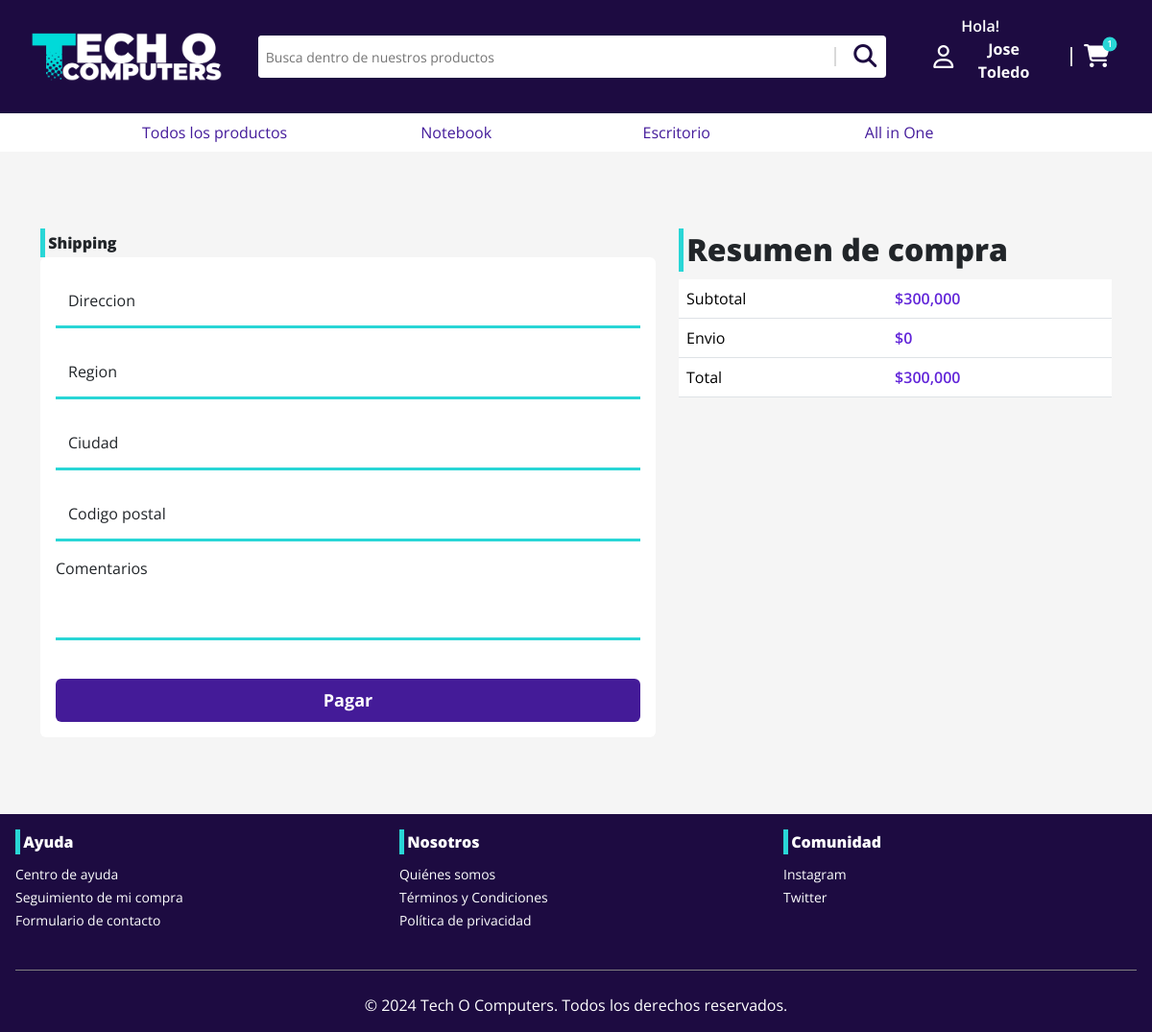
/shipping-cart/ (signed in), run on an earlier commit of the app's database.
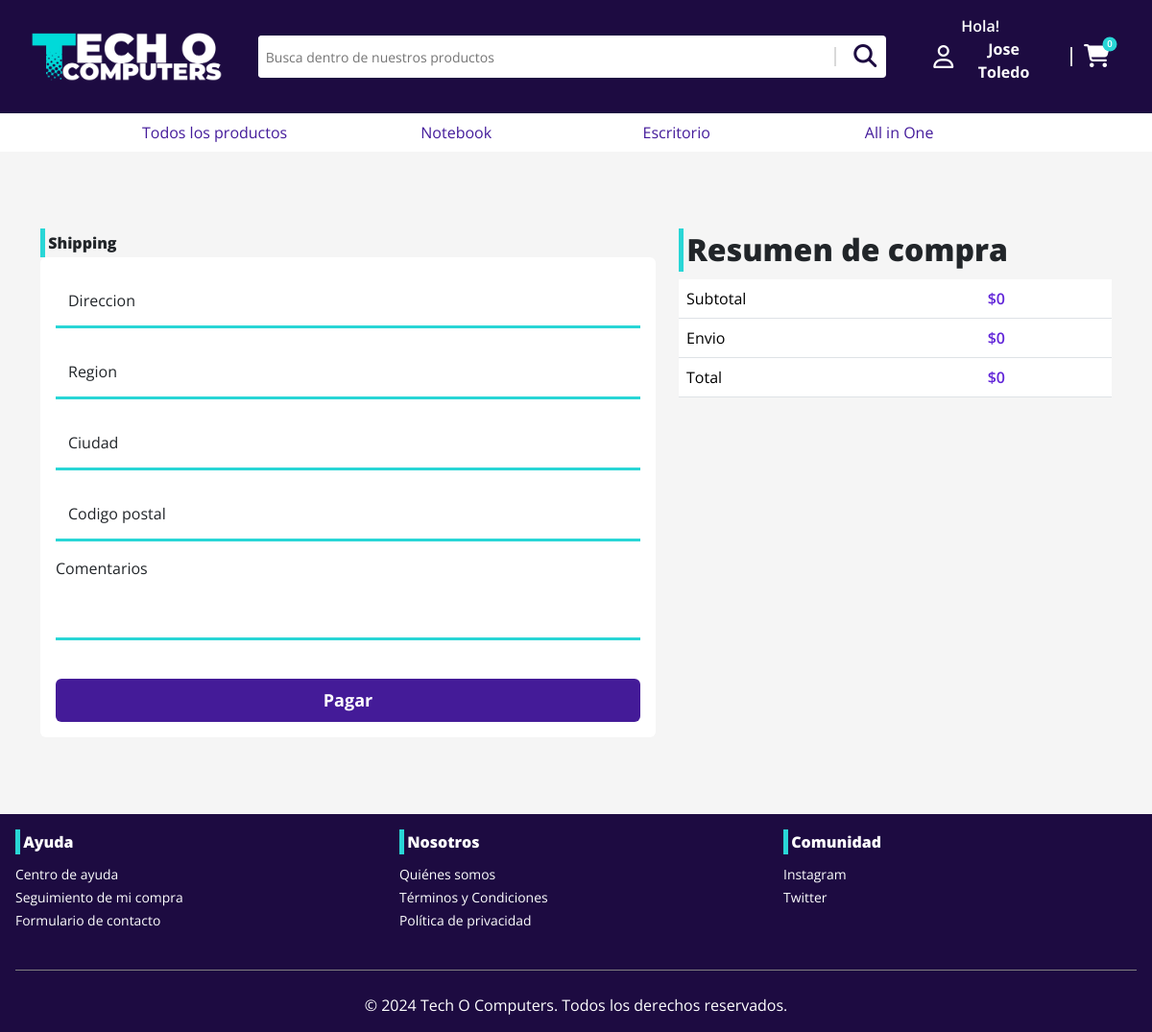
And on a later commit of the database.
### store/models.py (models this page shows, shortened)
class Recipe(models.Model):
    id = models.UUIDField(primary_key=True, default=uuid.uuid4, editable=False)
    client = models.ForeignKey(User, on_delete=models.CASCADE)
    created_at = models.DateTimeField(auto_now_add=True)
    complete = models.BooleanField(default=False)
    transaction_id = models.CharField(max_length=100, null=True)
    @property
    def get_cart_total(self):
        recipeDetails = self.recipedetails_set.all()
        total = sum([item.product.price * item.quantity for item in recipeDetails])
        return total
    @property
    def get_cart_items(self):
        recipeDetails = self.recipedetails_set.all()
        total = sum([item.quantity for item in recipeDetails])
        return total

class RecipeDetails(models.Model):
    recipe = models.ForeignKey(Recipe, on_delete=models.CASCADE)
    product = models.ForeignKey(Product, on_delete=models.SET_NULL, null=True, blank=True)
    quantity = models.IntegerField(default=0)

class Product(models.Model):
    id = models.UUIDField(primary_key=True, default=uuid.uuid4, editable=False)
    name = models.CharField(max_length=100)
    price = models.IntegerField(default=0)
    description = models.TextField()
    ram = models.ManyToManyField(Ram)
    brand = models.ForeignKey(Brand, on_delete=models.SET_NULL, null=True, blank=True)
    storage = models.ManyToManyField(Storage)
    processor = models.ForeignKey(Processor, on_delete=models.SET_NULL, null=True, blank=True)
    graphicscard = models.ForeignKey(GraphicCard, on_delete=models.SET_NULL, null=True, blank=True)
    created_at = models.DateTimeField(auto_now_add=True)
    stock = models.IntegerField(default=0)
    image = models.ImageField(upload_to='static/products', null=True, blank=True)
    @property
    def getImage(self):
        try:
            return self.image.url
        except:
            return ""

### store/views.py (the view)
# urls.py: path('shipping-cart/', views.shipping, name='shipping'),
@login_required
def shipping(request):
    data = cart_data(request)
    items = data['items']
    recipe = data['recipe']
    context = { "items": items, "recipe": recipe}
    return render(request, 'store/shipping.html', context)

### store/views.py (called while the page is built)
def cart_data(request):
    if request.user.is_authenticated:
        recipe, created = Recipe.objects.get_or_create(client=request.user, complete=False)
        items = recipe.recipedetails_set.all()
        cartItems = recipe.get_cart_items
    else:
        items = []
        recipe = {'get_cart_total':0, 'get_cart_items':0}
        cartItems = recipe['get_cart_items']
    return {'cartItems': cartItems, 'items': items, 'recipe': recipe}

### store/templates/store/shipping.html (shortened to what this page needs)
{% extends "core/template.html" %}
{% load static %}
{% load humanize %}
{% block sources %}
<link rel="stylesheet" href="{% static 'css/auth.css'%}">
{% endblock sources %}
{% block content %}
<div class="container">
  <div class="row">
    <div class="col-md-7">
        <div class="footer-header">Shipping</div>
        <div class="card border-0">
          <div class="card-body">
            <form action="" id="shippingForm">
              <div class="form-floating mb-3">
                  <input
                    type="text"
                    name="address"
                    id="address"
                    placeholder="address"
                    class="form-control border-0 border-bottom rounded-0 bg-transparent" required
                  />
                <label for="address">Direccion</label>
              </div>
              <div class="form-floating mb-3">
                  <input type="text" name="state" id="state" class="form-control border-0 border-bottom rounded-0 bg-transparent" placeholder="Region" required/>
                <label for="state">Region</label>
              </div>
              <div class="form-floating mb-3">
                  <input type="text" name="city" id="city" class="form-control border-0 border-bottom rounded-0 bg-transparent" placeholder="ciudad" required/>
                <label for="city">Ciudad</label>
              </div>
              <div class="form-floating mb-3">
                  <input type="text" name="zip" id="zip" class="form-control border-0 border-bottom rounded-0 bg-transparent" placeholder="Codigo postal" required/>
                <label for="zip">Codigo postal</label>
              </div>
              <div class="mb-3">
                  <label for="zip">Comentarios</label>
                    <textarea name="comments" id="comments" class="form-control border-0 border-bottom rounded-0 bg-transparent" style="resize: none;" required></textarea>
            </div>
              <button type="submit" id="shipping-btn" class="btn btn-back mt-4 w-100">Pagar</button>
            </form>
          </div>
        </div>
    </div>
    <div class="col-md-5">
        <h2 class="footer-header">Resumen de compra</h2>
        <table class="table">
            <tr>
                <td>Subtotal</td>
                <td class="color-secondary fw-semibold">${{recipe.get_cart_total | intcomma}}</td>
            </tr>
            <tr>
                <td>Envio</td>
                <td class="color-secondary fw-semibold">$0</td>
            </tr>
            <tr>
                <td>Total</td>
                <td class="color-secondary fw-semibold">${{recipe.get_cart_total | intcomma}}</td>
            </tr>
        </table>
    </div>
  </div>
</div>
{% endblock content %}

### core/templates/core/template.html (shortened to what the changed rows need)
{% load static %} {% load humanize %}
<!DOCTYPE html>
<html lang="en">
  <head>
    <link
      rel="stylesheet"
      href="https://cdn.jsdelivr.net/npm/bootstrap@5.3.3/dist/css/bootstrap.min.css"
    />
    <link
      rel="stylesheet"
      href="https://cdnjs.cloudflare.com/ajax/libs/font-awesome/6.5.2/css/all.min.css"
    />
    {% block sources %} {% endblock sources %}
    <link rel="stylesheet" href="{%static 'css/global.css'%}" />
  </head>
  <body class="overflow-x-hidden">
    <nav class="navbar back-primary">
      <div class="navbar-dist">
        <div class="" id="navbarNav">
          <div
            class="container-fluid d-flex flex-row navbar-responsive-icons align-items-center"
          >
            <a
              data-bs-toggle="offcanvas"
              data-bs-target="#offcanvasRight"
              aria-controls="offcanvasRight"
            >
              <i class="fa-solid fa-cart-shopping text-white cart-icon">
                <span class="cart-quantity">{{recipe.get_cart_items}}</span>
              </i>
            </a>
          </div>
        </div>
      </div>
    </nav>
    <div id="content" style="display: none;">
      {% block content %} {% endblock content %}
    </div>
  </body>
</html>

What changed in the data, as far as the page shows it:
removed Recipe: get_cart_items "1", get_cart_total "300,000"
added Recipe: get_cart_items "0", get_cart_total "0"
